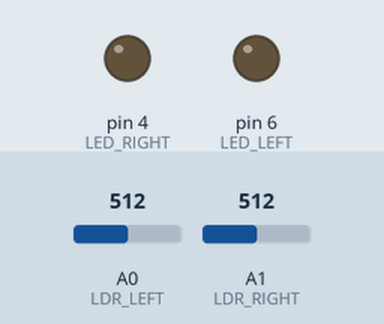
This sketch was run on a simulated Arduino Uno, built with avr-gcc and run on an emulated ATmega328P. Shown: output pins drawn as LEDs (lit = HIGH). The test bench sets the inputs (shaded band); at power-on: A0 (LDR_LEFT) = 512, A1 (LDR_RIGHT) = 512.

Above: at 1.2 s.
1.3 s: A0 (LDR_LEFT) set to 587
2.8 s: A0 (LDR_LEFT) set to 616
At 3.2 s:
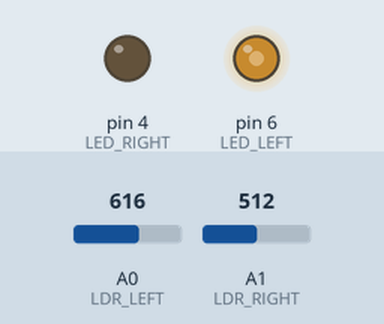
4.3 s: A1 (LDR_RIGHT) set to 568
5.8 s: A1 (LDR_RIGHT) set to 585
At 7.0 s:
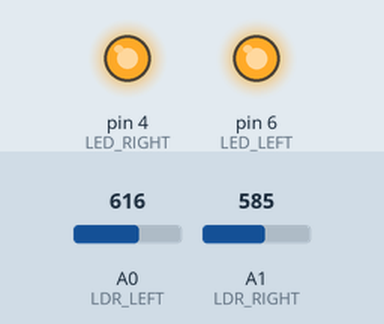
7.3 s: A1 (LDR_RIGHT) set to 511
At 7.8 s:
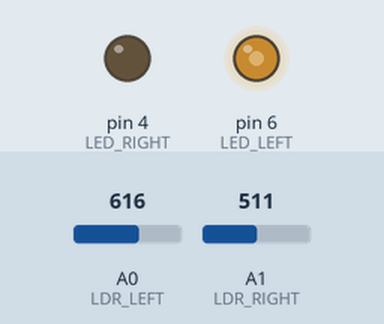
8.8 s: A0 (LDR_LEFT) set to 679
10.3 s: A0 (LDR_LEFT) set to 707
At 11.3 s:
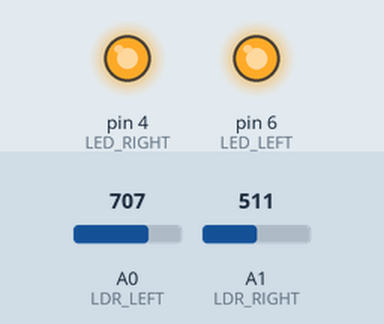
Timing chart, 0 to 12.8 s (numbered marks = the images above; inputs shaded):
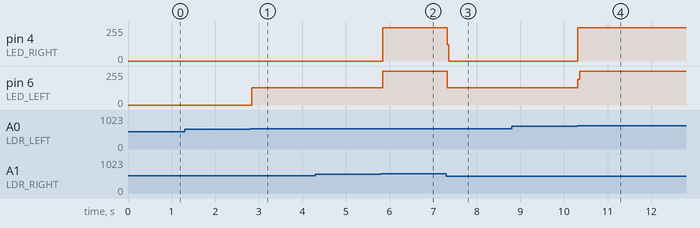

Measured:
- the behaviour switches between 599 and 600 on A0 (LDR_LEFT) (found by bisection; images 0 and 1)
- the behaviour switches between 584 and 585 on A1 (LDR_RIGHT) (found by bisection; images 1 and 2)
- the behaviour switches between 689 and 690 on A0 (LDR_LEFT) (found by bisection; images 3 and 4)
- after the input at 1.3 s, every drawn part: stays the same
- after the input at 2.8 s, pin 6 (LED_LEFT): 0/255 → 130/255 at once
- after the input at 4.3 s, every drawn part: stays the same
- after the input at 5.8 s, pin 4 (LED_RIGHT): 0/255 → 251/255 at once; pin 6 (LED_LEFT): 130/255 → 255/255 at once
- after the input at 7.3 s, pin 4 (LED_RIGHT): 251/255 → 0/255 at once; pin 6 (LED_LEFT): 255/255 → 130/255 at once
- after the input at 8.8 s, every drawn part: stays the same
- after the input at 10.3 s, pin 4 (LED_RIGHT): 0/255 → 251/255 at once; pin 6 (LED_LEFT): 130/255 → 255/255 at once

The sketch:

Ardunio_Light_Tracking_LDR_v1.ino
```cpp
int LDR_LEFT = A0;
int LDR_RIGHT = A1;
int LED_RIGHT = 4;
int LED_LEFT = 6;

int t = 600;
int t_2 = (t * 2);

void setup() {
  // Configure LED pins as outputs
  pinMode(LED_RIGHT, OUTPUT);
  pinMode(LED_LEFT, OUTPUT);

  Serial.begin(9600);
}

void loop() {
  int LDR_l_v = analogRead(LDR_LEFT);
  if (LDR_l_v >= t) {
    digitalWrite(LED_LEFT, HIGH);
  } else {
    digitalWrite(LED_LEFT, LOW);
  }

  int LDR_r_v = analogRead(LDR_RIGHT);
  if (LDR_r_v >= t) {
    digitalWrite(LED_RIGHT, HIGH);
  } else {
    digitalWrite(LED_RIGHT, LOW);
  }


  int LDR_b = LDR_r_v + LDR_l_v;

  if (LDR_b > t_2){
    digitalWrite(LED_RIGHT, HIGH);
    digitalWrite(LED_LEFT, HIGH);
  } else {
    digitalWrite(LED_RIGHT, LOW);
    digitalWrite(LED_LEFT, LOW);
  }
}
```

Ardunio_Night_Lamp_Code.ino
```cpp

```
